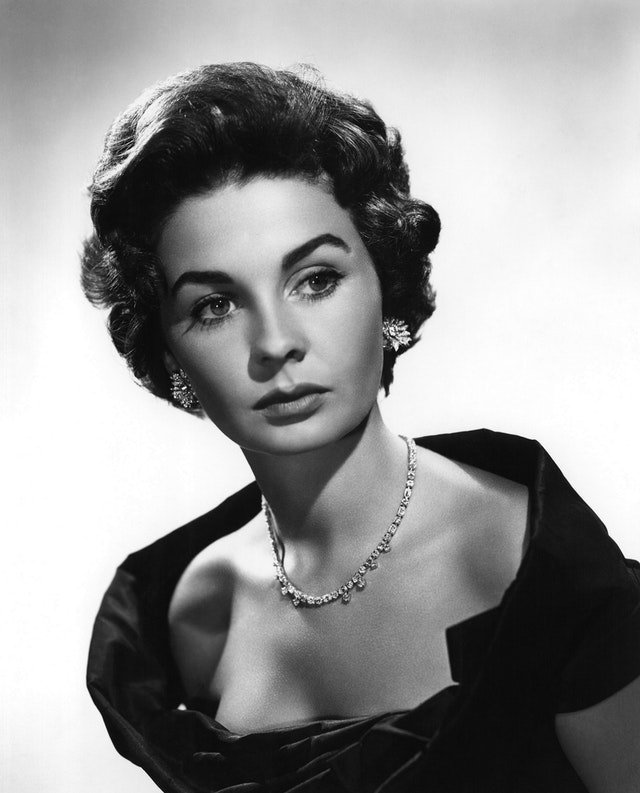
#> input picture Sparta_deepLearningWithImage/week5/imgs/02.jpg, 640 x 793 px
$ jupyter execute --allow-errors 'week5_그레이스케일사진을컬러로바꾸기.ipynb'
#> lines starting #> are read from the running program, lines starting #| are printed output that depends on the picture
<a href="https://colab.research.google.com/github/jmParkGit/Colab/blob/main/Sparta_deepLearningWithImage/week5/week5_%EA%B7%B8%EB%A0%88%EC%9D%B4%EC%8A%A4%EC%BC%80%EC%9D%BC%EC%82%AC%EC%A7%84%EC%9D%84%EC%BB%AC%EB%9F%AC%EB%A1%9C%EB%B0%94%EA%BE%B8%EA%B8%B0.ipynb" target="_parent"></a>

# 그레이스케일사진을 컬러로 바꾸기

## 패키지로드

[cell 1]
import cv2
import numpy as np
from google.colab.patches import cv2_imshow

## 모델 불러오기

[cell 2]
proto = 'models/colorization_deploy_v2.prototxt'
weights = 'models/colorization_release_v2.caffemodel'

#> (the rest of this cell did not finish here and is left out)

## 이미지 전처리하기

[cell 3]
img = cv2.imread('imgs/02.jpg')
#> img is the input picture: shape (793, 640, 3); min 0, max 255, mean 148.9

h, w, c = img.shape
#> h = 793; w = 640; c = 3

img_input = img.copy()

img_input = img_input.astype('float32') / 255.
img_lab = cv2.cvtColor(img_input, cv2.COLOR_BGR2Lab)
#> img_lab: shape (793, 640, 3) float32; mean of channels 0, 1, 2 59.2, 0, 0
img_l = img_lab[:, :, 0:1]
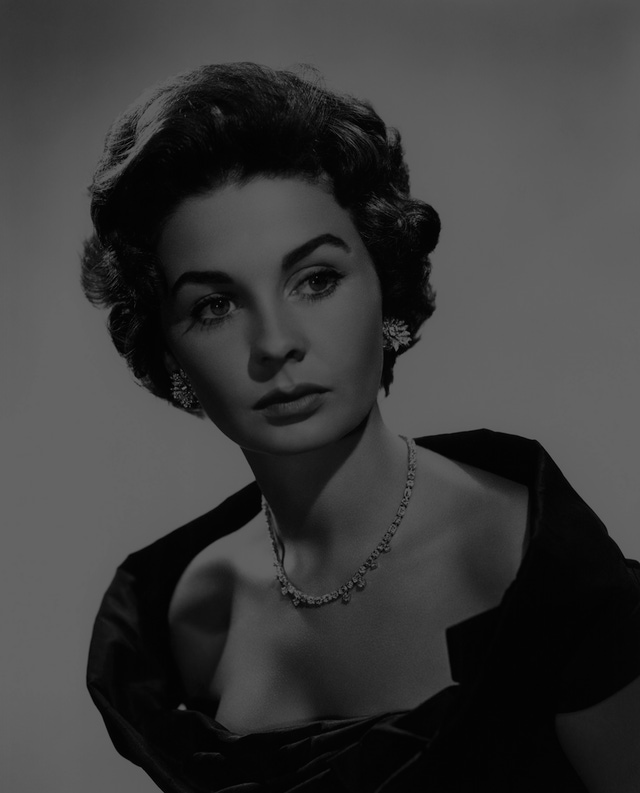
#> img_l: shape (793, 640, 1) float32; min 0, max 100, mean 59.2


$ run again, with Sparta_deepLearningWithImage/week5/imgs/05.jpg copied over Sparta_deepLearningWithImage/week5/imgs/02.jpg
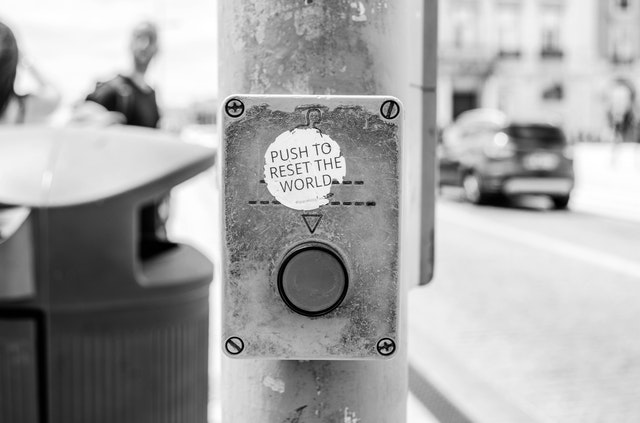
#> input picture Sparta_deepLearningWithImage/week5/imgs/05.jpg, 640 x 423 px
#> img is the input picture: shape (423, 640, 3); min 0, max 255, mean 166.4
#> img_lab: shape (423, 640, 3) float32; mean of channels 0, 1, 2 67, 0, 0
#> `img_l = img_lab[:, :, 0:1]`:
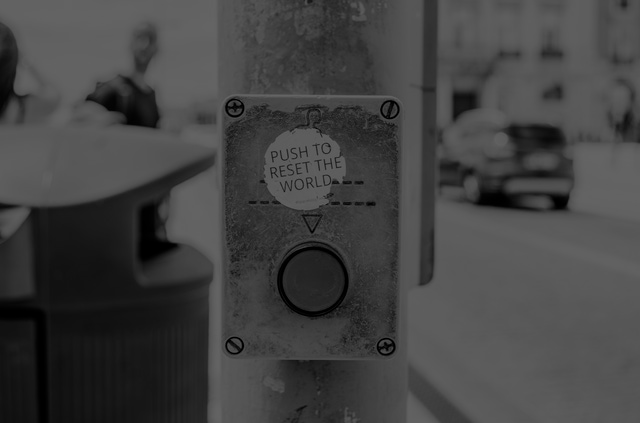
#> img_l: shape (423, 640, 1) float32; min 0, max 100, mean 67

$ run again, with Sparta_deepLearningWithImage/week5/imgs/06.jpg copied over Sparta_deepLearningWithImage/week5/imgs/02.jpg
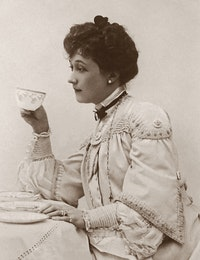
#> input picture Sparta_deepLearningWithImage/week5/imgs/06.jpg, 200 x 260 px
#> img is the input picture: shape (260, 200, 3); mean B, G, R 164.3, 174.7, 185.7
#> img_lab: shape (260, 200, 3) float32; mean of channels 0, 1, 2 71.4, 2.3, 6.9
#> `img_l = img_lab[:, :, 0:1]`:
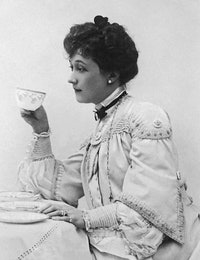
#> img_l: shape (260, 200, 1) float32; min 6.64, max 94.92, mean 71.4; drawn with min black and max white

$ run again, with Sparta_deepLearningWithImage/week5/imgs/07.jpg copied over Sparta_deepLearningWithImage/week5/imgs/02.jpg
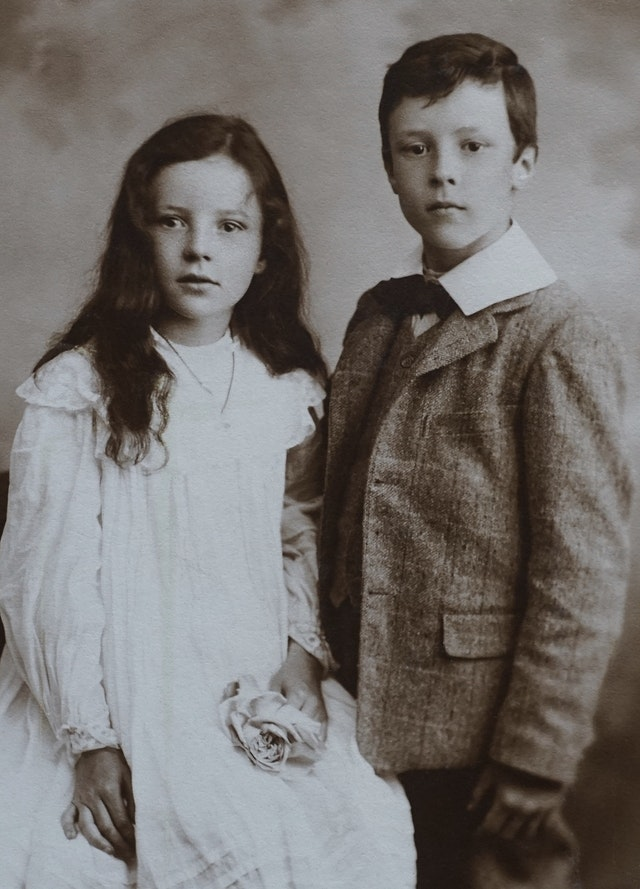
#> input picture Sparta_deepLearningWithImage/week5/imgs/07.jpg, 640 x 889 px
#> img is the input picture: shape (889, 640, 3); mean B, G, R 112.6, 115.1, 118.8
#> img_lab: shape (889, 640, 3) float32; mean of channels 0, 1, 2 47.8, 1.3, 2.3
#> `img_l = img_lab[:, :, 0:1]`:
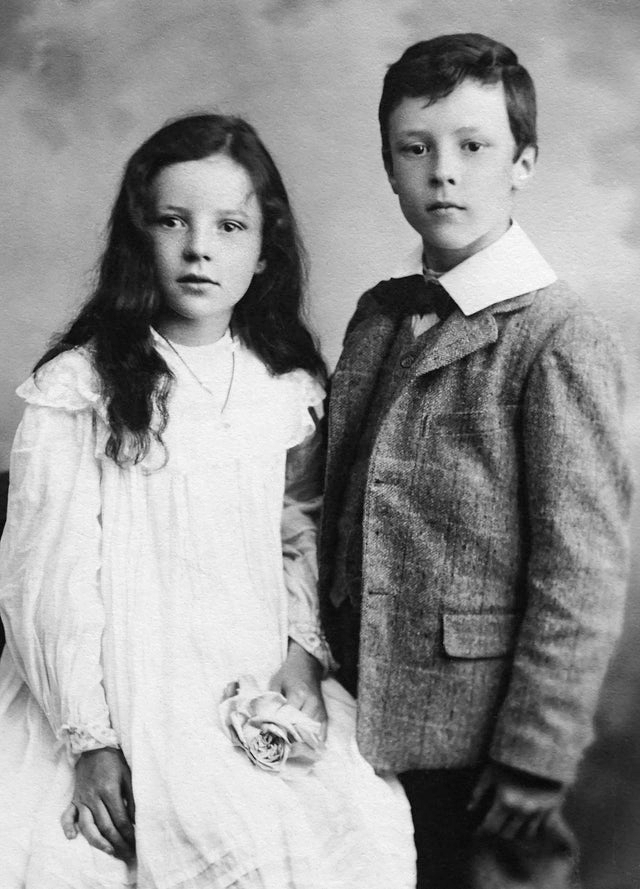
#> img_l: shape (889, 640, 1) float32; min 4.34, max 79.21, mean 47.8; drawn with min black and max white
